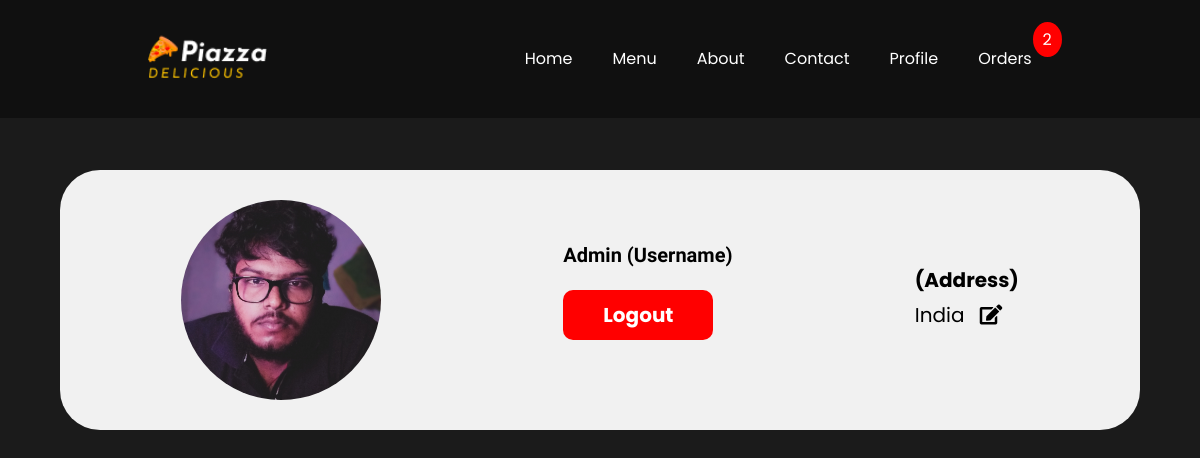
/profile/ (signed in), run on the app's committed database.
### Home/models.py (models this page shows, shortened)
class Profile(models.Model):
    User = models.ForeignKey(User, on_delete=models.CASCADE, blank=True, null=True)
    profile_Image = models.ImageField(upload_to="images", default="images/defaultuser.png", blank=True, null=True)

class Address(models.Model):
    User = models.ForeignKey(User, on_delete=models.CASCADE, blank=True, null=True)
    address = models.TextField()

### Home/views.py (the view, shortened to what this page needs)
# urls.py: path('profile/', views.profile, name="profile"),
def profile(request):
    try:
        if request.user:
            current_username = request.user.username
            user = User.objects.filter(username=current_username).first()
            order = Orders.objects.filter(User=user)
            if request.user and request.user != AnonymousUser():
                current_user = request.user
                ordersOfCurrentUser = Orders.objects.filter(User=current_user)
                totalOrdersList = []
                for pizzaOrder in ordersOfCurrentUser:
                    quantity = pizzaOrder.quantity
                    totalOrdersList.append(quantity)
                totalOrders = sum(totalOrdersList)
            else:
                totalOrders = 0
            current_user = request.user
            form = ProfileForm(instance=current_user)
            profile_objects = Profile.objects.filter(User=request.user)
            if profile_objects:
                profile_iamge_display = Profile.objects.filter(User=current_user).last()
                profile_iamge_display_url = profile_iamge_display.profile_Image
            else:
                profile_iamge_display_url = "images/defaultuser.png"
            address = Address.objects.filter(User = current_user).first()
            if address:
                address_display = address.address
            else:
                address_display = "No Address, Please Add!"
            context = {
                'profile_iamge_display_url':profile_iamge_display_url,
                'form':form,
                'totalOrders':totalOrders,
                'address_display':address_display,
            }
            return render(request, "Home/profile.html", context)
        else:
            return redirect("/")
    except Exception:
        return redirect("/")

### templates/Home/profile.html (shortened to what this page needs)
{% extends 'base.html' %}
{% load static %}
{% block body %}
<section id="profile">
    <div class="profile__contaier">
        <div class="image__box__profile">
            <div class="image__container">
                <img src="/media/{{profile_iamge_display_url}}" alt="">
        </div>
        <div class="details">
                <h4>{% if request.user.username %}{{request.user.username}} (Username){% endif %}</h4>
                <form action="/logout/" method="POST">
                    <button type="submit">Logout</button>
                </form>
            </div>
            <div class="address">
                <div>
                    <h4>(Address)</h4>
                    <p>{{address_display}}  <i class="fas fa-edit address_edit"></i></p>
                </div>
            </div>
        </div>
    </div>
</section>
{% endblock body %}

### static/css/index.css (style rules this page uses)
* { margin: 0; padding: 0; box-sizing: border-box; font-family: "Poppins"; }
html { scroll-behavior: smooth; }
body { background: linear-gradient(rgba(0, 0, 0, 0.6), rgba(0, 0, 0, 0.6)), url("./static/images/bg.webp"); background-repeat: none; background-position: center; background-size: cover; background-attachment: fixed; min-height: 100vh; }
i { color: #fff; }
#profile { width: 100%; min-height: 100vh; background: rgb(27, 27, 27); padding: 0 60px; padding-top: 170px; }
#profile .profile__contaier { width: 100%; background: #f1f1f1; padding: 30px; border-radius: 40px; }
#profile .profile__contaier .image__box__profile { display: flex; justify-content: space-around; align-items: center; }
#profile .profile__contaier .image__box__profile .image__container { width: 200px; height: 200px; overflow: hidden; border-radius: 50%; cursor: pointer; position: relative; }
#profile .profile__contaier .image__box__profile .image__container img { width: 100%; height: 100%; object-fit: cover; object-position: center; }
#profile .profile__contaier .image__box__profile .details h4 { font-family: "Josefin Sans"; font-size: 20px; line-height: 30px; }
#profile .profile__contaier .image__box__profile .details form { padding: 20px 0; }
#profile .profile__contaier .image__box__profile .details form button { border: none; outline: none; background: red; color: #fff; padding: 10px 40px; font-size: 20px; font-weight: bold; border-radius: 10px; cursor: pointer; }
#profile .profile__contaier .image__box__profile .address { font-size: 20px; }
#profile .profile__contaier .image__box__profile .address i { color: #000; padding: 10px; cursor: pointer; transition: all 0.4s ease; }

### data on the page
Profile: profile_Image (picture)
Address: address "India"

### other printed values
{{ totalOrders }} "2"
{{ request.user.username }} "Admin"
